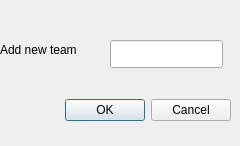
<?xml version="1.0" encoding="UTF-8"?>
<ui version="4.0">
 <class>new_team</class>
 <widget class="QDialog" name="new_team">
  <property name="geometry">
   <rect>
    <x>0</x>
    <y>0</y>
    <width>240</width>
    <height>146</height>
   </rect>
  </property>
  <property name="windowTitle">
   <string>Dialog</string>
  </property>
  <widget class="QDialogButtonBox" name="buttonBox">
   <property name="geometry">
    <rect>
     <x>10</x>
     <y>90</y>
     <width>221</width>
     <height>41</height>
    </rect>
   </property>
   <property name="orientation">
    <enum>Qt::Horizontal</enum>
   </property>
   <property name="standardButtons">
    <set>QDialogButtonBox::Cancel|QDialogButtonBox::Ok</set>
   </property>
  </widget>
  <widget class="QLineEdit" name="lineEdit">
   <property name="geometry">
    <rect>
     <x>110</x>
     <y>40</y>
     <width>113</width>
     <height>28</height>
    </rect>
   </property>
  </widget>
  <widget class="QLabel" name="label">
   <property name="geometry">
    <rect>
     <x>0</x>
     <y>40</y>
     <width>111</width>
     <height>20</height>
    </rect>
   </property>
   <property name="text">
    <string>Add new team</string>
   </property>
  </widget>
 </widget>
 <resources/>
 <connections>
  <connection>
   <sender>buttonBox</sender>
   <signal>accepted()</signal>
   <receiver>new_team</receiver>
   <slot>accept()</slot>
   <hints>
    <hint type="sourcelabel">
     <x>248</x>
     <y>254</y>
    </hint>
    <hint type="destinationlabel">
     <x>157</x>
     <y>274</y>
    </hint>
   </hints>
  </connection>
  <connection>
   <sender>buttonBox</sender>
   <signal>rejected()</signal>
   <receiver>new_team</receiver>
   <slot>reject()</slot>
   <hints>
    <hint type="sourcelabel">
     <x>316</x>
     <y>260</y>
    </hint>
    <hint type="destinationlabel">
     <x>286</x>
     <y>274</y>
    </hint>
   </hints>
  </connection>
 </connections>
</ui>
